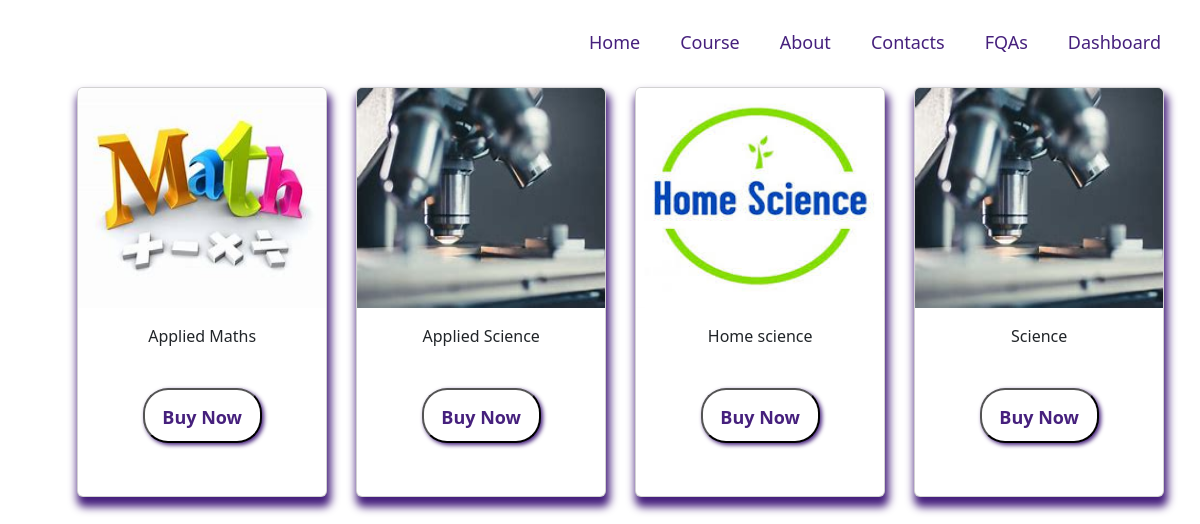
/grade7, run on the app's committed database.
### homepage/models.py (models this page shows)
class GradeSeven(models.Model):
    grade=models.CharField(max_length=25 ,null=True)
    title=models.CharField(max_length=25 ,null=True)
    subject=models.CharField(max_length=25 ,null=True)
    profile=models.FileField(null=True,upload_to='homepage/pdfs/')
    course_image=models.ImageField(null=True,upload_to='homepage/covers/')
    date=models.DateTimeField(auto_now=True,null=True)
    CATEGORY_CHOICES=(
        ('Paid','Paid'),
        ('Free','Free'),
    )
    category=models.CharField(max_length=6, choices =CATEGORY_CHOICES ,null=True)

### homepage/views.py (the view)
# urls.py: path('grade7',grade7_course_list, name="grade7_course_list"),
def grade7_course_list(request):
    courses=GradeSeven.objects.all()
    return render(request,"grades/seventh/grade7_course_list.html",{ "courses":courses})

### homepage/templates/grades/seventh/grade7_course_list.html (shortened to what this page needs)
{% include 'grades/list.html' %}
<!DOCTYPE html>
<html lang="en">
<head>
</head>
<body>
 </body>
 </html>
</body>
</html>

### homepage/templates/grades/list.html (shortened to what this page needs)
{% include 'navbar.html' %}
<!DOCTYPE html>
<html lang="en">
<head>
    <link href="https://cdn.jsdelivr.net/npm/bootstrap@5.2.2/dist/css/bootstrap.min.css" rel="stylesheet">
</head>
<body>
    {% for course in courses %}
  <div class="container">
    <div class="row " >
        <div class="col-md-3">
            <div class="card body-session">
                {% if course.course_image %}
                <img src="{{ course.course_image.url}}" alt="{{ course.title}}" class="card-img-top">
                {% else %}
                <span class="text-muted">No PDF</span>
                {% endif %}
                <div class="card-body">
                    <div class="card-title ">
                        {{ course.title }}
                    </div>
                    {% if course.category == 'Free' %}
                    <div class="card-text ">
                    {% if course.profile %}
                   <button> <a href="{{ course.profile.url }}" download class="btn-outline-primary" >Read</a></button>
                    {% else %}
                    <span class="text-muted">No PDF</span>
                    {% endif %}
                    </div>
                </div>
                 <div class="card-text">
                        {% if course.profile %}
                     <button>   <a href="{{ course.profile.url }}" download class="btn-outline-sucess" target="_blank">Download</a></button>
                        {% else %}
                        <span class="text-muted">No PDF</span>
                        {% endif %}
                    </div>
                    {% else %}
                    <button class="buy"> <a href="{% url 'login' %}">Buy Now</a></button>
                    {% endif %}
             </div>
        </div>
    </div>
</div>
</div>
{% endfor%}
</body>
</body>
</html>

### homepage/templates/grades/list.html (style rules this page uses)
img { height: 220px; width: 250px; }
.row { float: left; align-items: center; }
.card { width: 250px; height: 410px; margin: 3px 14.5px; box-shadow:2px 8px 8px 2px rgb(70,32,125); left: 40%; padding-bottom: 20%; margin-top: -30px; }
.card-title { text-align: center; }
button a { margin:10px ; text-decoration: none; display: block; color: rgb(70,32,125); font-weight: 600; font-size: 18px; padding: 2px 2px 2px 2px; }
.buy { margin-top: 40px; width: 55%; height: 38%; border-radius: 25px; font-weight: 700; font-size: 18px; text-decoration: none; display: block; color: rgb(70,32,125); font-weight: 600; font-size: 18px; padding: 2px 2px 2px 2px; top:700px; background-color:white; color: rgb(70,32,125) !important; box-shadow: 2px 2px 4px rgb(70,32,125); }
button { border-radius: 25px; display: block; margin: 0 auto; background-color: white; box-shadow: 2px 2px 4px rgb(70,32,125); color: white; }

### data on the page
GradeSeven: course_image (picture), title "Applied Maths", shows "Buy Now"
GradeSeven: course_image (picture), title "Applied Science", shows "Buy Now"
GradeSeven: course_image (picture), title "Home science", shows "Buy Now"
GradeSeven: course_image (picture), title "Science", shows "Buy Now"
